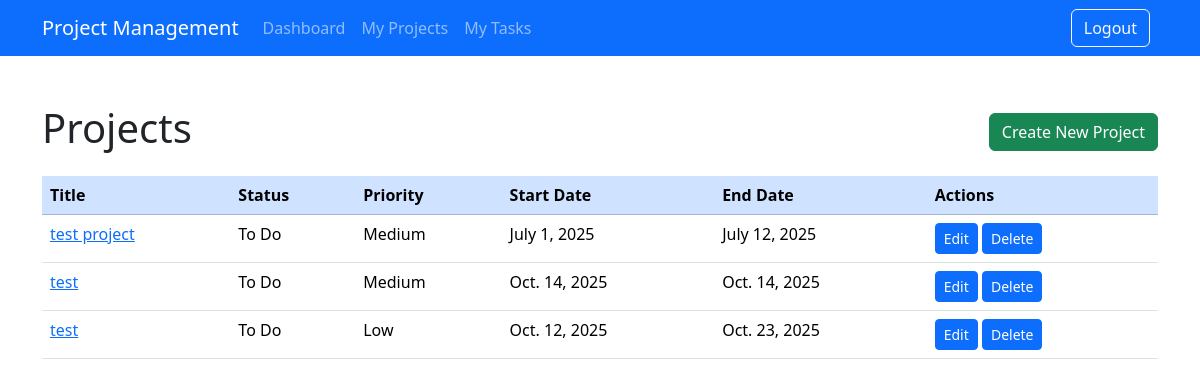
The app's page /project-flow/dashboard/, older data.
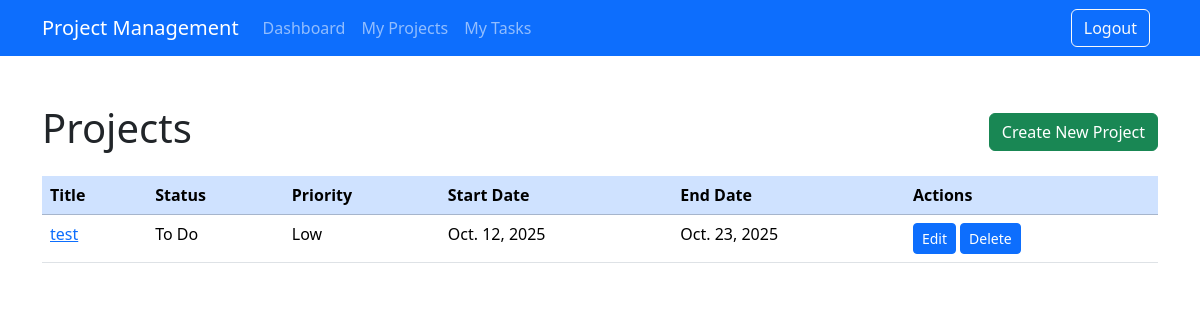
The same page, newer data.
### project_flow/models.py (models this page shows, shortened)
class Project(models.Model):
    STATUS_CHOICES = [('todo', 'To Do'), ('work_in_progress', 'In Progress'), ('complete', 'Completed'),('on_hold','On Hold')]
    PRIORITY_CHOICES = [('low', 'Low'), ('medium', 'Medium'), ('high', 'High')]
    title = models.CharField(max_length=255,verbose_name='Project Name')
    description = models.TextField(verbose_name='Project Description')
    start_date = models.DateField(verbose_name='Project Start Date')
    end_date = models.DateField(verbose_name='Project End Date')
    status = models.CharField(max_length=50,choices=STATUS_CHOICES,verbose_name='Project Status')
    priority=models.CharField(max_length=10, choices=PRIORITY_CHOICES,verbose_name='Project Priority')
    members = models.ManyToManyField(User, related_name='projects',verbose_name='Project Members')

### project_flow/views.py (the view)
# urls.py: path('dashboard/',views.project_list,name='dashboard'),
def project_list(request):
    projects = Project.objects.all()
    return render(request, 'project_flow/project_list.html', {'projects': projects})

### project_flow/templates/project_flow/project_list.html
{% extends 'project_flow_base.html' %}
{% block content %}
<div class="d-flex justify-content-between align-items-center mb-3">
    <h1>Projects</h1>
    <a href="{% url 'project_create' %}" class="btn btn-success">Create New Project</a>
</div>
{% if projects %}
<table class="table table-hover">
    <thead class="table-primary">
        <tr>
            <th>Title</th>
            <th>Status</th>
            <th>Priority</th>
            <th>Start Date</th>
            <th>End Date</th>
            <th>Actions</th>
        </tr>
    </thead>
    <tbody>
        {% for project in projects %}
        <tr>
            <td><a href="{% url 'project_detail' project.pk %}">{{project.title}}</a></td>
            <td>{{project.get_status_display }}</td>
            <td>{{project.get_priority_display }}</td>
            <td>{{project.start_date }}</td>
            <td>{{project.end_date }}</td>
            <td>
                <a href="{% url 'project_update' project.pk %}" class="btn btn-sm btn-primary">Edit</a>
                <a href="{% url 'project_delete' project.pk %}" class="btn btn-sm btn-primary">Delete</a>
            </td>
        </tr>
        {% endfor %}
    </tbody>
</table>
{% else %}
<p class="text-muted">No Projects Available</p>
{% endif %}
{% endblock %}

### project_flow/templates/project_flow_base.html (shortened to what this page needs)
<html lang="en">
	<head>
		<link
			href="https://cdn.jsdelivr.net/npm/bootstrap@5.3.2/dist/css/bootstrap.min.css"
			rel="stylesheet"
		/>
	</head>
	<body>
		<nav class="navbar navbar-expand-lg navbar-dark bg-primary mb-4">
			<div class="container">
				<a href="" class="navbar-brand">Project Management</a>
				<div class="collapse navbar-collapse" id="navbarContent">
					<ul class="navbar-nav me-auto mb-2 mb-lg-0">
						<li class="nav-item">
							<a href="{% url "dashboard" %}" class="nav-link">Dashboard</a>
						</li>
						<li class="nav-item">
							<a href="{% url "user_projects" %}" class="nav-link">My Projects</a>
						</li>
						<li class="nav-item">
							<a href="{% url "user_tasks" %}" class="nav-link">My Tasks</a>
						</li>
					</ul>
					<div class="d-flex">
						<a href="" class="btn btn-outline-light me-2">Logout</a>
					</div>
				</div>
			</div>
		</nav>
		<div class="container mt-5">{%block content%}{% endblock%}</div>
	</body>
</html>

Row changes from the older to the newer data that the page shows:
removed Project: title "test project", status "To Do", priority "Medium", start_date "July 1, 2025", end_date "July 12, 2025"
removed Project: title "test", status "To Do", priority "Medium", start_date "Oct. 14, 2025", end_date "Oct. 14, 2025"
